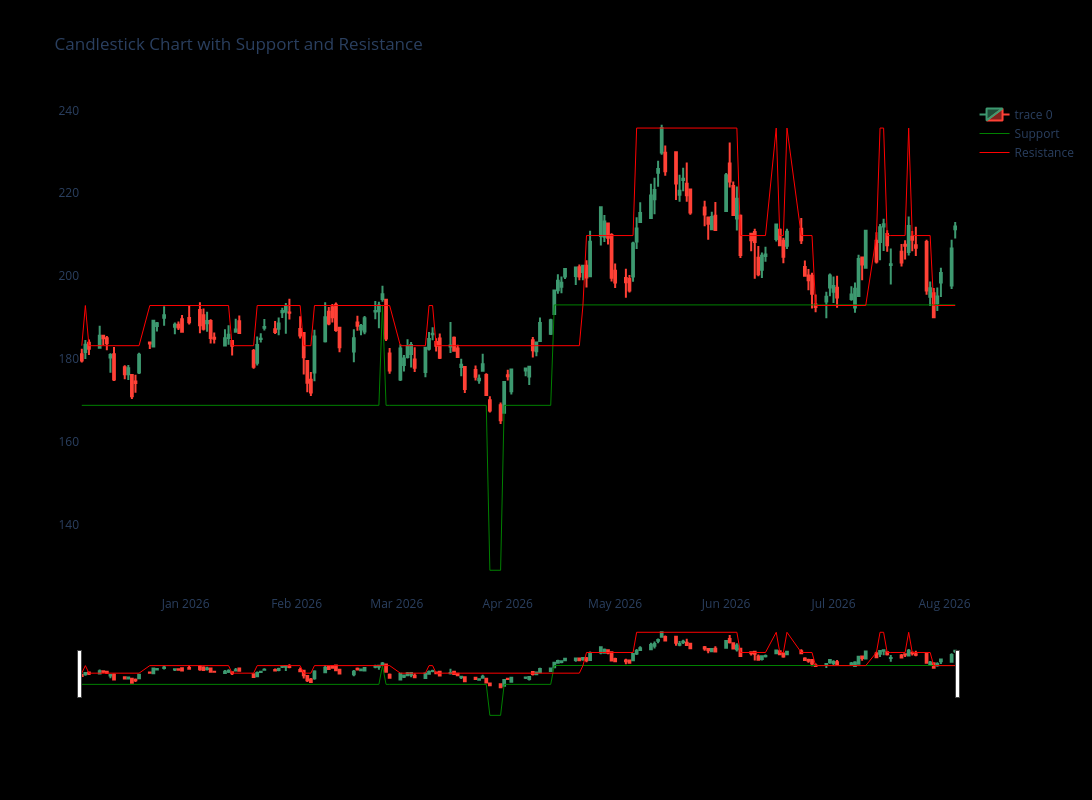

Notebook code for this chart:
### Code cell
start_idx = 3500
end_idx = 3800

plot_support_resistance(df, start_idx=start_idx, end_idx=end_idx)

### Figure 1 — Plotly figure (JSON) as saved in the notebook; plotly's stock layout.template omitted (floating-point values rounded to 4 significant figures; data arrays with more than 128 entries replaced by an {"elided": "..."} marker saying what was removed)
{"data": [{"close": {"elided": "167 float values"}, "high": {"elided": "167 float values"}, "low": {"elided": "167 float values"}, "open": {"elided": "167 float values"}, "type": "candlestick", "x": {"elided": "167 str values"}}, {"line": {"color": "green", "width": 1}, "name": "Support", "type": "scatter", "x": {"elided": "167 str values"}, "y": {"elided": "167 float values"}}, {"line": {"color": "red", "width": 1}, "name": "Resistance", "type": "scatter", "x": {"elided": "167 str values"}, "y": {"elided": "167 float values"}}], "layout": {"height": 800, "paper_bgcolor": "black", "plot_bgcolor": "black", "title": {"text": "Candlestick Chart with Support and Resistance"}, "width": 1200, "xaxis": {"showgrid": false}, "yaxis": {"showgrid": false}}}
